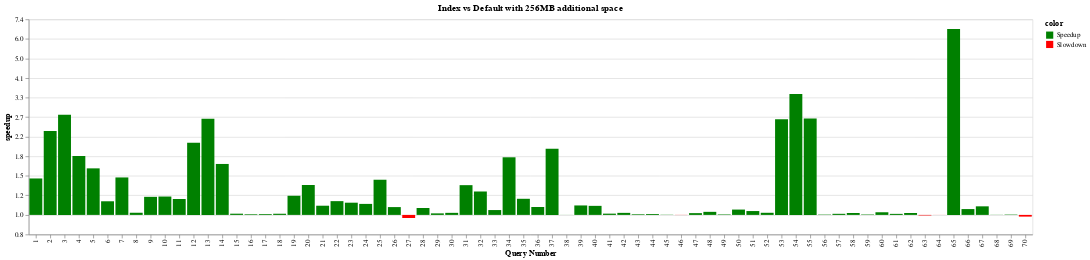

Write notebook code for a chart like this one.
### Code cell
chart = plot_speedup("Index vs Default", index, 4)
chart

### Figure 1 — Vega-Lite specification as saved in the notebook (floating-point values rounded to 4 significant figures)
{"$schema": "https://vega.github.io/schema/vega-lite/v4.17.0.json", "config": {"view": {"continuousHeight": 300, "continuousWidth": 400}}, "data": {"name": "data-2582df83268e023855472dde510577d5"}, "datasets": {"data-2582df83268e023855472dde510577d5": [{"budget": 4, "color": "Speedup", "expt_name": "index", "log_speedup": 0.3727, "query_name": "query1", "query_num": 1, "running_time": 0.03303, "speedup": 1.452}, {"budget": 4, "color": "Speedup", "expt_name": "index", "log_speedup": 0.8579, "query_name": "query2", "query_num": 2, "running_time": 0.00949, "speedup": 2.358}, {"budget": 4, "color": "Speedup", "expt_name": "index", "log_speedup": 1.025, "query_name": "query3", "query_num": 3, "running_time": 0.008739, "speedup": 2.788}, {"budget": 4, "color": "Speedup", "expt_name": "index", "log_speedup": 0.6026, "query_name": "query4", "query_num": 4, "running_time": 0.01639, "speedup": 1.827}, {"budget": 4, "color": "Speedup", "expt_name": "index", "log_speedup": 0.4761, "query_name": "query5", "query_num": 5, "running_time": 0.05973, "speedup": 1.61}, {"budget": 4, "color": "Speedup", "expt_name": "index", "log_speedup": 0.1394, "query_name": "query6", "query_num": 6, "running_time": 1.306, "speedup": 1.15}, {"budget": 4, "color": "Speedup", "expt_name": "index", "log_speedup": 0.3831, "query_name": "query7", "query_num": 7, "running_time": 0.394, "speedup": 1.467}, {"budget": 4, "color": "Speedup", "expt_name": "index", "log_speedup": 0.02207, "query_name": "query8", "query_num": 8, "running_time": 2.974, "speedup": 1.022}, {"budget": 4, "color": "Speedup", "expt_name": "index", "log_speedup": 0.1849, "query_name": "query9", "query_num": 9, "running_time": 0.1663, "speedup": 1.203}, {"budget": 4, "color": "Speedup", "expt_name": "index", "log_speedup": 0.1879, "query_name": "query10", "query_num": 10, "running_time": 0.1114, "speedup": 1.207}, {"budget": 4, "color": "Speedup", "expt_name": "index", "log_speedup": 0.1624, "query_name": "query11", "query_num": 11, "running_time": 0.2298, "speedup": 1.176}, {"budget": 4, "color": "Speedup", "expt_name": "index", "log_speedup": 0.7392, "query_name": "query12", "query_num": 12, "running_time": 0.3612, "speedup": 2.094}, {"budget": 4, "color": "Speedup", "expt_name": "index", "log_speedup": 0.9843, "query_name": "query13", "query_num": 13, "running_time": 0.1746, "speedup": 2.676}, {"budget": 4, "color": "Speedup", "expt_name": "index", "log_speedup": 0.5211, "query_name": "query14", "query_num": 14, "running_time": 0.6321, "speedup": 1.684}, {"budget": 4, "color": "Speedup", "expt_name": "index", "log_speedup": 0.01235, "query_name": "query15", "query_num": 15, "running_time": 0.316, "speedup": 1.012}, {"budget": 4, "color": "Speedup", "expt_name": "index", "log_speedup": 0.006522, "query_name": "query16", "query_num": 16, "running_time": 0.4459, "speedup": 1.007}, {"budget": 4, "color": "Speedup", "expt_name": "index", "log_speedup": 0.008019, "query_name": "query17", "query_num": 17, "running_time": 0.4228, "speedup": 1.008}, {"budget": 4, "color": "Speedup", "expt_name": "index", "log_speedup": 0.01182, "query_name": "query18", "query_num": 18, "running_time": 0.3258, "speedup": 1.012}, {"budget": 4, "color": "Speedup", "expt_name": "index", "log_speedup": 0.1958, "query_name": "query19", "query_num": 19, "running_time": 4.198, "speedup": 1.216}, {"budget": 4, "color": "Speedup", "expt_name": "index", "log_speedup": 0.3061, "query_name": "query20", "query_num": 20, "running_time": 0.8422, "speedup": 1.358}, {"budget": 4, "color": "Speedup", "expt_name": "index", "log_speedup": 0.09396, "query_name": "query21", "query_num": 21, "running_time": 0.5019, "speedup": 1.099}, {"budget": 4, "color": "Speedup", "expt_name": "index", "log_speedup": 0.1408, "query_name": "query22", "query_num": 22, "running_time": 1.864, "speedup": 1.151}, {"budget": 4, "color": "Speedup", "expt_name": "index", "log_speedup": 0.1249, "query_name": "query23", "query_num": 23, "running_time": 1.59, "speedup": 1.133}, {"budget": 4, "color": "Speedup", "expt_name": "index", "log_speedup": 0.1126, "query_name": "query24", "query_num": 24, "running_time": 1.197, "speedup": 1.119}, {"budget": 4, "color": "Speedup", "expt_name": "index", "log_speedup": 0.3597, "query_name": "query25", "query_num": 25, "running_time": 0.1618, "speedup": 1.433}, {"budget": 4, "color": "Speedup", "expt_name": "index", "log_speedup": 0.07994, "query_name": "query26", "query_num": 26, "running_time": 0.6439, "speedup": 1.083}, {"budget": 4, "color": "Slowdown", "expt_name": "index", "log_speedup": -0.03167, "query_name": "query27", "query_num": 27, "running_time": 0.3034, "speedup": 0.9688}, {"budget": 4, "color": "Speedup", "expt_name": "index", "log_speedup": 0.07034, "query_name": "query28", "query_num": 28, "running_time": 0.8757, "speedup": 1.073}, {"budget": 4, "color": "Speedup", "expt_name": "index", "log_speedup": 0.01563, "query_name": "query29", "query_num": 29, "running_time": 0.5011, "speedup": 1.016}, {"budget": 4, "color": "Speedup", "expt_name": "index", "log_speedup": 0.02106, "query_name": "query30", "query_num": 30, "running_time": 2.927, "speedup": 1.021}, {"budget": 4, "color": "Speedup", "expt_name": "index", "log_speedup": 0.3043, "query_name": "query31", "query_num": 31, "running_time": 0.02698, "speedup": 1.356}, {"budget": 4, "color": "Speedup", "expt_name": "index", "log_speedup": 0.2395, "query_name": "query32", "query_num": 32, "running_time": 0.03994, "speedup": 1.271}, {"budget": 4, "color": "Speedup", "expt_name": "index", "log_speedup": 0.04958, "query_name": "query33", "query_num": 33, "running_time": 1.088, "speedup": 1.051}, {"budget": 4, "color": "Speedup", "expt_name": "index", "log_speedup": 0.5893, "query_name": "query34", "query_num": 34, "running_time": 0.1404, "speedup": 1.803}, {"budget": 4, "color": "Speedup", "expt_name": "index", "log_speedup": 0.1648, "query_name": "query35", "query_num": 35, "running_time": 0.04454, "speedup": 1.179}, {"budget": 4, "color": "Speedup", "expt_name": "index", "log_speedup": 0.08097, "query_name": "query36", "query_num": 36, "running_time": 0.3275, "speedup": 1.084}, {"budget": 4, "color": "Speedup", "expt_name": "index", "log_speedup": 0.677, "query_name": "query37", "query_num": 37, "running_time": 0.3947, "speedup": 1.968}, {"budget": 4, "color": "Speedup", "expt_name": "index", "log_speedup": 0.0006345, "query_name": "query38", "query_num": 38, "running_time": 0.08499, "speedup": 1.001}, {"budget": 4, "color": "Speedup", "expt_name": "index", "log_speedup": 0.09672, "query_name": "query39", "query_num": 39, "running_time": 0.2588, "speedup": 1.102}, {"budget": 4, "color": "Speedup", "expt_name": "index", "log_speedup": 0.09256, "query_name": "query40", "query_num": 40, "running_time": 0.2187, "speedup": 1.097}, {"budget": 4, "color": "Speedup", "expt_name": "index", "log_speedup": 0.01288, "query_name": "query41", "query_num": 41, "running_time": 4.303, "speedup": 1.013}, {"budget": 4, "color": "Speedup", "expt_name": "index", "log_speedup": 0.02087, "query_name": "query42", "query_num": 42, "running_time": 1.805, "speedup": 1.021}, {"budget": 4, "color": "Speedup", "expt_name": "index", "log_speedup": 0.006393, "query_name": "query43", "query_num": 43, "running_time": 5.275, "speedup": 1.006}, {"budget": 4, "color": "Speedup", "expt_name": "index", "log_speedup": 0.008831, "query_name": "query44", "query_num": 44, "running_time": 0.8133, "speedup": 1.009}, {"budget": 4, "color": "Speedup", "expt_name": "index", "log_speedup": 0.002055, "query_name": "query45", "query_num": 45, "running_time": 0.6622, "speedup": 1.002}, {"budget": 4, "color": "Slowdown", "expt_name": "index", "log_speedup": -0.001451, "query_name": "query46", "query_num": 46, "running_time": 0.7866, "speedup": 0.9985}, {"budget": 4, "color": "Speedup", "expt_name": "index", "log_speedup": 0.01805, "query_name": "query47", "query_num": 47, "running_time": 1.588, "speedup": 1.018}, {"budget": 4, "color": "Speedup", "expt_name": "index", "log_speedup": 0.03134, "query_name": "query48", "query_num": 48, "running_time": 1.154, "speedup": 1.032}, {"budget": 4, "color": "Speedup", "expt_name": "index", "log_speedup": 0.005004, "query_name": "query49", "query_num": 49, "running_time": 3.441, "speedup": 1.005}, {"budget": 4, "color": "Speedup", "expt_name": "index", "log_speedup": 0.05452, "query_name": "query50", "query_num": 50, "running_time": 2.283, "speedup": 1.056}, {"budget": 4, "color": "Speedup", "expt_name": "index", "log_speedup": 0.03943, "query_name": "query51", "query_num": 51, "running_time": 4.91, "speedup": 1.04}, {"budget": 4, "color": "Speedup", "expt_name": "index", "log_speedup": 0.0217, "query_name": "query52", "query_num": 52, "running_time": 2.871, "speedup": 1.022}, {"budget": 4, "color": "Speedup", "expt_name": "index", "log_speedup": 0.9776, "query_name": "query53", "query_num": 53, "running_time": 0.06252, "speedup": 2.658}, {"budget": 4, "color": "Speedup", "expt_name": "index", "log_speedup": 1.236, "query_name": "query54", "query_num": 54, "running_time": 0.0549, "speedup": 3.443}, {"budget": 4, "color": "Speedup", "expt_name": "index", "log_speedup": 0.9848, "query_name": "query55", "query_num": 55, "running_time": 0.07824, "speedup": 2.677}, {"budget": 4, "color": "Speedup", "expt_name": "index", "log_speedup": 0.003648, "query_name": "query56", "query_num": 56, "running_time": 0.6883, "speedup": 1.004}, {"budget": 4, "color": "Speedup", "expt_name": "index", "log_speedup": 0.01115, "query_name": "query57", "query_num": 57, "running_time": 0.6461, "speedup": 1.011}, {"budget": 4, "color": "Speedup", "expt_name": "index", "log_speedup": 0.01939, "query_name": "query58", "query_num": 58, "running_time": 27.1, "speedup": 1.02}, {"budget": 4, "color": "Speedup", "expt_name": "index", "log_speedup": 0.004417, "query_name": "query59", "query_num": 59, "running_time": 0.1953, "speedup": 1.004}, {"budget": 4, "color": "Speedup", "expt_name": "index", "log_speedup": 0.02705, "query_name": "query60", "query_num": 60, "running_time": 169.6, "speedup": 1.027}, {"budget": 4, "color": "Speedup", "expt_name": "index", "log_speedup": 0.01058, "query_name": "query61", "query_num": 61, "running_time": 9.905, "speedup": 1.011}, {"budget": 4, "color": "Speedup", "expt_name": "index", "log_speedup": 0.01959, "query_name": "query62", "query_num": 62, "running_time": 1.312, "speedup": 1.02}, {"budget": 4, "color": "Slowdown", "expt_name": "index", "log_speedup": -0.005382, "query_name": "query63", "query_num": 63, "running_time": 2.903, "speedup": 0.9946}, {"budget": 4, "color": "Slowdown", "expt_name": "index", "log_speedup": -0.00055, "query_name": "query64", "query_num": 64, "running_time": 2.142, "speedup": 0.9995}, {"budget": 4, "color": "Speedup", "expt_name": "index", "log_speedup": 1.9, "query_name": "query65", "query_num": 65, "running_time": 0.02446, "speedup": 6.688}, {"budget": 4, "color": "Speedup", "expt_name": "index", "log_speedup": 0.05963, "query_name": "query66", "query_num": 66, "running_time": 0.9708, "speedup": 1.061}, {"budget": 4, "color": "Speedup", "expt_name": "index", "log_speedup": 0.08769, "query_name": "query67", "query_num": 67, "running_time": 0.7914, "speedup": 1.092}, {"budget": 4, "color": "Speedup", "expt_name": "index", "log_speedup": 0.00133, "query_name": "query68", "query_num": 68, "running_time": 0.2732, "speedup": 1.001}, {"budget": 4, "color": "Speedup", "expt_name": "index", "log_speedup": 0.003715, "query_name": "query69", "query_num": 69, "running_time": 0.184, "speedup": 1.004}, {"budget": 4, "color": "Slowdown", "expt_name": "index", "log_speedup": -0.01752, "query_name": "query70", "query_num": 70, "running_time": 5.341, "speedup": 0.9826}]}, "encoding": {"color": {"field": "color", "scale": {"domain": ["Speedup", "Slowdown"], "range": ["green", "red"]}, "type": "nominal"}, "x": {"axis": {"title": "Query Number"}, "field": "query_num", "type": "ordinal"}, "y": {"axis": {"format": ",.0f", "labelExpr": "format(exp(datum.value),',.1f')", "title": "speedup"}, "field": "log_speedup", "type": "quantitative"}}, "mark": "bar", "title": {"text": "Index vs Default with 256MB additional space"}}
